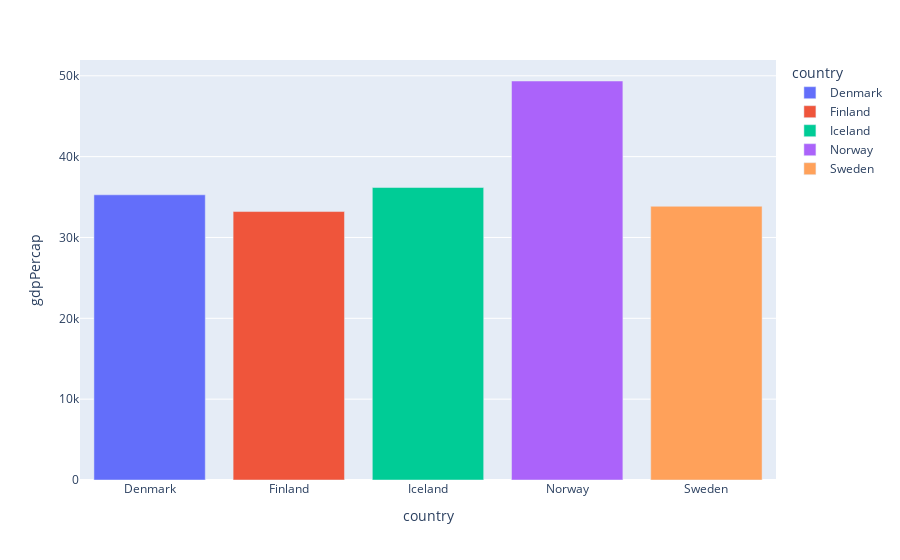

Notebook code for this chart:
### Code cell
# Plot all nordic countries, year 2007
nordic2007 = nordic[nordic["year"]==2007]

# Plot gdp
# color shows with different colors and adds a label!
fig = px.bar(nordic2007, x="country", y="gdpPercap", color="country")
fig.show()

### Figure 1 — Plotly figure (JSON) as saved in the notebook; plotly's stock layout.template omitted (floating-point values rounded to 4 significant figures)
{"data": [{"alignmentgroup": "True", "hovertemplate": "country=%{x}<br>gdpPercap=%{y}<extra></extra>", "legendgroup": "Denmark", "marker": {"color": "#636efa", "pattern": {"shape": ""}}, "name": "Denmark", "offsetgroup": "Denmark", "orientation": "v", "showlegend": true, "textposition": "auto", "type": "bar", "x": ["Denmark"], "xaxis": "x", "y": [35280.0], "yaxis": "y"}, {"alignmentgroup": "True", "hovertemplate": "country=%{x}<br>gdpPercap=%{y}<extra></extra>", "legendgroup": "Finland", "marker": {"color": "#EF553B", "pattern": {"shape": ""}}, "name": "Finland", "offsetgroup": "Finland", "orientation": "v", "showlegend": true, "textposition": "auto", "type": "bar", "x": ["Finland"], "xaxis": "x", "y": [33210.0], "yaxis": "y"}, {"alignmentgroup": "True", "hovertemplate": "country=%{x}<br>gdpPercap=%{y}<extra></extra>", "legendgroup": "Iceland", "marker": {"color": "#00cc96", "pattern": {"shape": ""}}, "name": "Iceland", "offsetgroup": "Iceland", "orientation": "v", "showlegend": true, "textposition": "auto", "type": "bar", "x": ["Iceland"], "xaxis": "x", "y": [36180.0], "yaxis": "y"}, {"alignmentgroup": "True", "hovertemplate": "country=%{x}<br>gdpPercap=%{y}<extra></extra>", "legendgroup": "Norway", "marker": {"color": "#ab63fa", "pattern": {"shape": ""}}, "name": "Norway", "offsetgroup": "Norway", "orientation": "v", "showlegend": true, "textposition": "auto", "type": "bar", "x": ["Norway"], "xaxis": "x", "y": [49360.0], "yaxis": "y"}, {"alignmentgroup": "True", "hovertemplate": "country=%{x}<br>gdpPercap=%{y}<extra></extra>", "legendgroup": "Sweden", "marker": {"color": "#FFA15A", "pattern": {"shape": ""}}, "name": "Sweden", "offsetgroup": "Sweden", "orientation": "v", "showlegend": true, "textposition": "auto", "type": "bar", "x": ["Sweden"], "xaxis": "x", "y": [33860.0], "yaxis": "y"}], "layout": {"barmode": "relative", "legend": {"title": {"text": "country"}, "tracegroupgap": 0}, "margin": {"t": 60}, "xaxis": {"anchor": "y", "categoryarray": ["Denmark", "Finland", "Iceland", "Norway", "Sweden"], "categoryorder": "array", "domain": [0, 1], "title": {"text": "country"}}, "yaxis": {"anchor": "x", "domain": [0, 1], "title": {"text": "gdpPercap"}}}}
